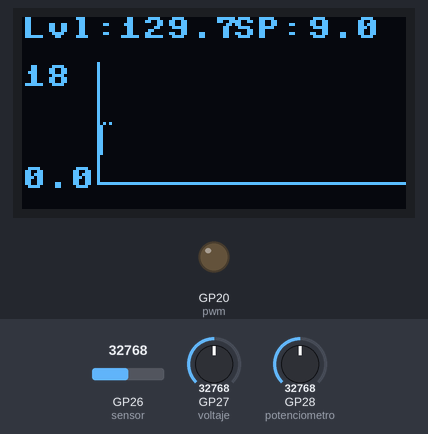
Bench run of a program on a simulated Raspberry Pi Pico running MicroPython. Parts: 128×64 one-colour display, output pins drawn as LEDs (lit = HIGH). The test bench sets the inputs (shaded band); at power-on: GP26 (sensor) = 32768, GP27 (voltaje) = 32768, GP28 (potenciometro) = 32768 (analog values on the 0–65535 scale).

Above: at 1.2 s.
1.3 s: GP26 (sensor) set to 45874
At 1.67 s:
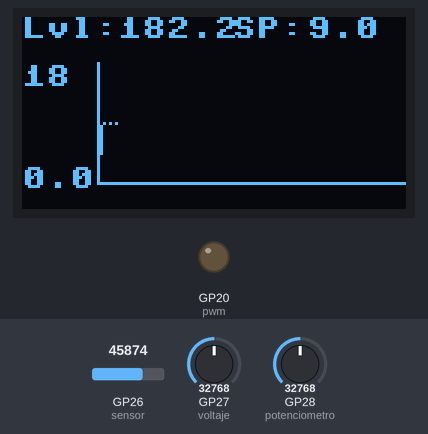
2.9 s: GP27 (voltaje) set to 45874
At 3.34 s:
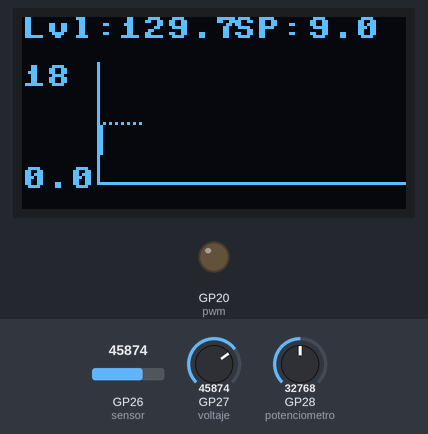
4.5 s: GP28 (potenciometro) set to 45874
At 5.01 s:
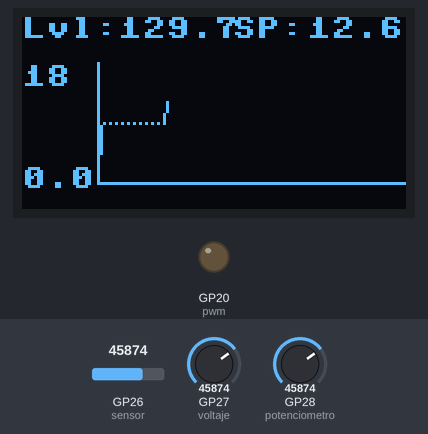
6.2 s: GP26 (sensor) set to 7864
At 6.5 s:
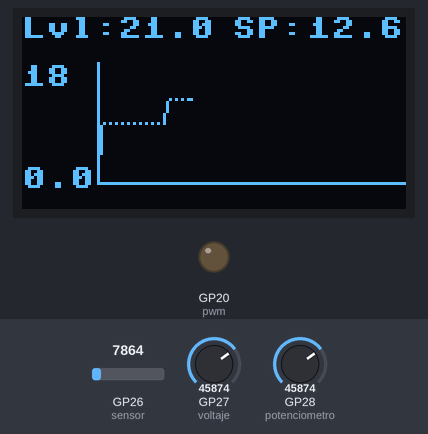
7.8 s: GP26 (sensor) set to 0
At 10.24 s:
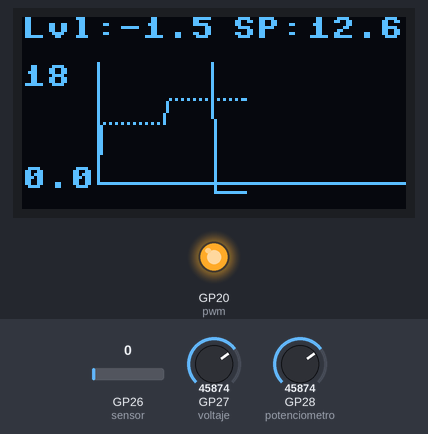
Timing chart, 0 to 11.7 s (numbered marks = the images above; inputs shaded):
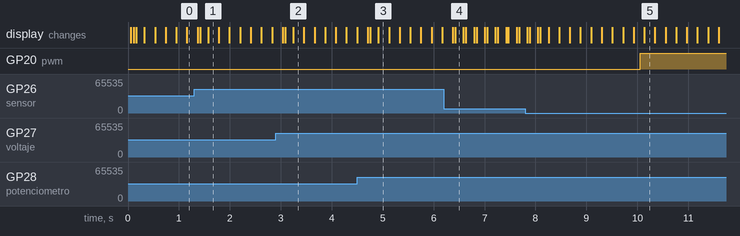

The program:

PID_Level.py
```python
"""
Control PID de Nivel

by: Sergio Andrés Castaño Giraldo
Sitio web: https://controlautomaticoeducacion.com/
Canal de YouTube: https://www.youtube.com/c/SergioACastañoGiraldo
"""

from machine import Pin, PWM, ADC, I2C, Timer
from utime import sleep_ms
from ssd1306 import SSD1306_I2C


#OLED
WIDTH = 128
HEIGHT = 64
#Configuración de PINES
sensor = ADC(26)
voltaje = ADC(27)
potenciometro = ADC(28)
pwm = PWM(Pin(20))
pwm.freq(40000)
i2c = I2C(1, scl = Pin(19), sda = Pin(18), freq = 200000)

#OLED
oled = SSD1306_I2C(WIDTH, HEIGHT, i2c)

#Global Variables
t = 0
z = [55, 55]
y = [55, 55]
x = [25, 25]
level = 0
dt = 1


#Modelo del Sistema
K=5
tau=350
theta=3
Ts = 10;
L = theta + Ts/2

e = [0,0,0]    #Vector de error
u = [0,0] #Vector de Ley de Contr

def update_past(v,kT):
   for i in range(1,kT,1):
      v[i-1]=v[i]
   return v

def PID_Controller(u, e, q0, q1, q2):
    # Controle PID
    # e[2] = e(k)
    # e[1] = e(k-1)
    # e[0] = e(k-2)
    # u[0] = u(k-1)
    lu = u[0] + q0*e[2] + q1*e[1] + q2*e[0]; #Ley del controlador PID discreto

    # Anti - Windup
    if (lu >= 100.0):
        lu = 100.0

    if (lu <= 0.0):
        lu = 0.0

    return(lu)


def temporizador(timer):
   global u, e, q0, q1, q2
   #Actualiza los vectores u y e
   u = update_past(u,len(u));
   e= update_past(e,len(e));

   #Calcula el error actual
   e[len(e)-1] = setpoint - level;
   #Calcula la Acción de Control PID
   u_end = PID_Controller(u, e, q0, q1, q2);  #Max= 100, Min=0
   u[len(u)-1] = u_end
   velocidad = int(u[len(u)-1] * 65535 /100);
   #Aplica la acción de control en el PWM

   pwm.duty_u16(velocidad)


def plot_time(yp, sp, t, x, y, var = [0.0,18], vpts=[25, 16, 40], hpts = [25, 55, 112]):
    """"
    Graph function of the Cartesian plane in relation to time:
    by: Sergio Andres Castaño Giraldo

    plot_time(yp, t, x, y, var = [0.0,3.3], vpts=[25, 16, 40], hpts = [25, 55, 112]):

    yp: dependent variable
    t: time (used while the Cartesian plane is not complete)
    x: List of two positions of variable x, x[0] is the position in past x and x[1] position of current x.
    y: List of two positions of the variable y, y[0] is the position in y past and y[1] position of current x.
    var = [0.0,3.3]: Magnitude of the variable (default voltage)
    vpts = [25, 16, 40]: points on the vertical y axis.
    hpts = [25, 55, 112]: points on the vertical x axis.

    Example:
    #Global Variables
    t = 0
    y = [55, 55]
    x = [25, 25]
    #Function:
    volts = pot.read_u16 () * FACTOR
    t, x, y = plot_time (volts, t, x, y)
    sleep_ms (500)
    """
    global dt
    #Axis
    oled.vline(vpts[0], vpts[1], vpts[2], 1) #x, y, h
    oled.hline(hpts[0], hpts[1], hpts[2], 1) #x, y, w
    oled.text(str(round(var[0],1)), vpts[0]-25, hpts[1]-5)
    oled.text(str(round(var[1],1)), vpts[0]-25, vpts[1])
    #Level
    y[1] = int((yp-var[0])/(var[1]-var[0]) * (vpts[1]-hpts[1]) + hpts[1]) #Interpolation
    #Set-Point
    z[1] = int((sp-var[0])/(var[1]-var[0]) * (vpts[1]-hpts[1]) + hpts[1]) #Interpolation

    if t < hpts[2] - hpts[0]:
        x[1] = x[0]+1
    else:
        x[1] = hpts[2]

    #Plot the line
    oled.line(x[0],y[0],x[1],y[1],1)
    oled.line(x[0],z[0],x[1],z[1], dt)
    dt ^= 1  #Dotted setpoint plot
    oled.show()

    #Update past values
    y[0] = y[1]
    x[0] = x[1]
    z[0] = z[1]

    #If you have already reached the end of the graph then ...
    if t > hpts[2] - hpts[0]:
        #Erases the first few pixels of the graph and the y-axis.
        oled.fill_rect(vpts[0],vpts[1],2,vpts[2],0)
        #Clears the entire y-axis scale
        oled.fill_rect(vpts[0]-25, vpts[1],vpts[0],vpts[2]+5,0)
        #shifts the graph one pixel to the left
        oled.scroll(-1,0)
        #Axis
        oled.vline(vpts[0], vpts[1], vpts[2], 1) #x, y, h
        oled.hline(hpts[0], hpts[1], hpts[2], 1) #x, y, w
        oled.text(str(round(var[0],1)), vpts[0]-25, hpts[1]-5)
        oled.text(str(round(var[1],1)), vpts[0]-25, vpts[1])
    else:
        t += 1

    return t,x,y


def main():
    global level, t, y, x, setpoint, q0, q1, q2, u, e
    #Placa -> Raspberry Pi Pico = True, ESP8266 = False
    placa= True

    #Sensor Presión
    tolP=0.5 # Ajusta la medida de presión
    rho = 1000 #Densidad del Agua
    g=9.8     #Gravedad
    factor_16 = 3.3 / (65535)
    factor_sp = 18 / (65535)

    tim = Timer()
    tim.init(period= 10000, mode=Timer.PERIODIC, callback=temporizador)

    kp=(1.2*tau)/(K*L)
    ti=2*L
    td=0.5*L

    q0=kp*(1+Ts/(2*ti)+td/Ts)
    q1=-kp*(1-Ts/(2*ti)+(2*td)/Ts)
    q2=(kp*td)/Ts

    while True:

        #Presión en Kpa según gráfica 4 del Datasheet
        level_sum = 0
        for i in range(200):
            Vout = sensor.read_u16() * factor_16
            Vs = voltaje.read_u16() * factor_16
            presion = ( Vout - 0.04*Vs ) / (0.09 * Vs) + tolP #kPa
            level_sum += ((presion*1000)/(rho*g))*100;  #Medida de Nivel del tanque

        level_x = level_sum / 200
        level = 1.157 * level_x - 2.1208
        #print(level)

        setpoint = potenciometro.read_u16() * factor_sp

        t,x,y = plot_time(level,setpoint,t,x,y)
        oled.fill_rect(0,0,128,15,0)
        oled.text("Lvl: ", 0, 0)
        oled.text(str(round(level,1)), 32, 0)
        oled.text("SP: ", 70, 0)
        oled.text(str(round(setpoint,1)), 95, 0)
        oled.show()

        sleep_ms(100)


if __name__ == '__main__':
    main()
```

Measured:
- after the input at 7.8 s, GP20 (pwm): LOW → HIGH after 2.3 s
